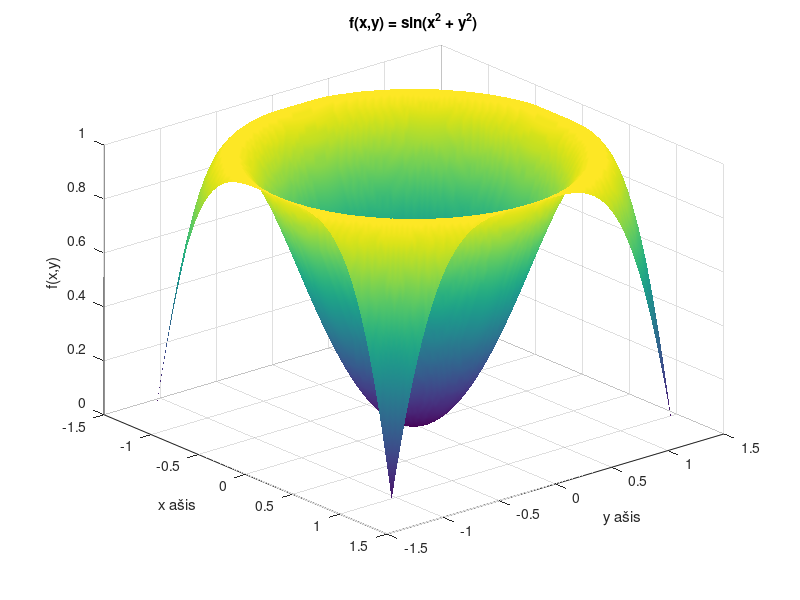
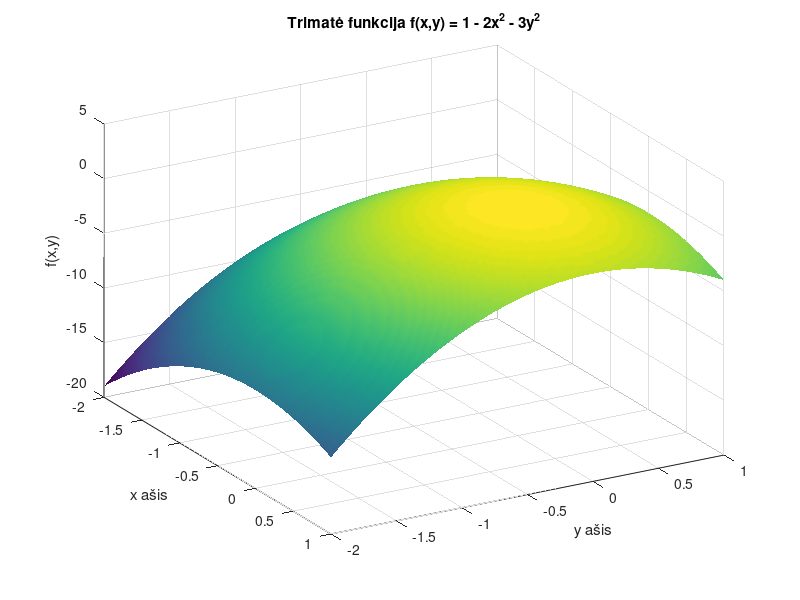
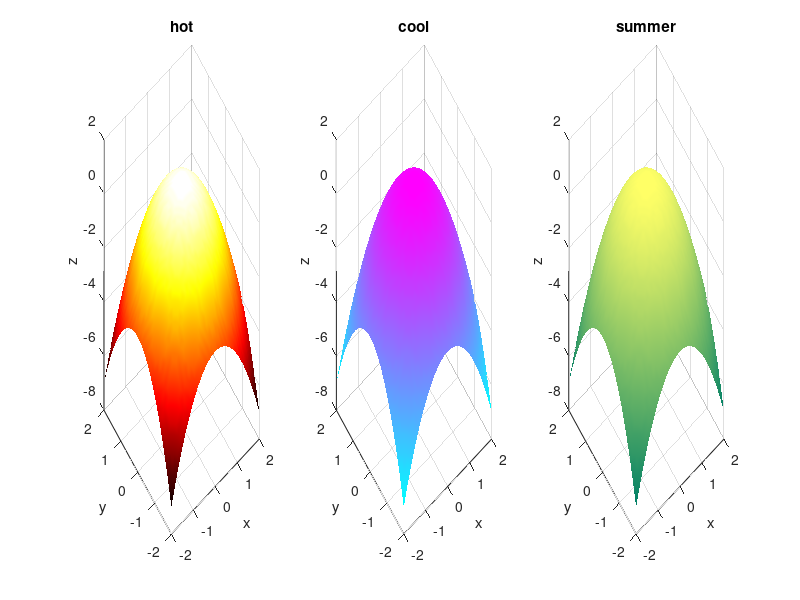

These figures' MATLAB source, in order:
% Vardas: Nikita
% Pavardė: Jankovič
% Grupė: Ef-25/1
% Data: 2026-10-01
% Variantas: 5 (Privaloma) ir 24 (Papildoma)

x_rand=(2*rand(1,200)-1).*sqrt(pi/2);
y_rand=(2*rand(1,200)-1).*sqrt(pi/2);

x_vec=linspace(min(x_rand),max(x_rand));
y_vec=linspace(min(y_rand),max(y_rand));
[X1,Y1]=meshgrid(x_vec,y_vec);
Z1=sin(X1.^2 + Y1.^2);
figure(1)
surf(X1, Y1, Z1)
colormap default
shading interp
view(50, 30)
title('f(x,y) = sin(x^2 + y^2)')
xlabel('x ašis')
ylabel('y ašis')
zlabel('f(x,y)')
grid on

x2 = linspace(-2, 1, 100);
y2 = linspace(-2, 1, 100);
[X2, Y2] = meshgrid(x2, y2);
Z2 = 1-2*X2.^2-3*Y2.^2;
figure(2)
surf(X2, Y2, Z2)
colormap default
shading interp
view(60, 30)
title('Trimatė funkcija f(x,y) = 1 - 2x^2 - 3y^2')
xlabel('x ašis')
ylabel('y ašis')
zlabel('f(x,y)')
grid on

x = linspace(-2, 2, 50)
y = linspace(-2, 2, 50);
[X, Y] = meshgrid(x, y);

Z = 1 - (X.^2 + Y.^2);

figure(3)

subplot(1, 3, 1)
surf(X, Y, Z)
colormap(gca,hot)
shading interp
title('hot')
xlabel('x')
ylabel('y')
zlabel('z')
grid on

subplot(1, 3, 2)
surf(X, Y, Z)
colormap (gca, cool)
shading interp
title('cool')
xlabel('x')
ylabel('y')
zlabel('z')
grid on

subplot(1, 3, 3)
surf(X, Y, Z)
colormap (gca,summer)
shading interp
title('summer')
xlabel('x')
ylabel('y')
zlabel('z')
grid on
